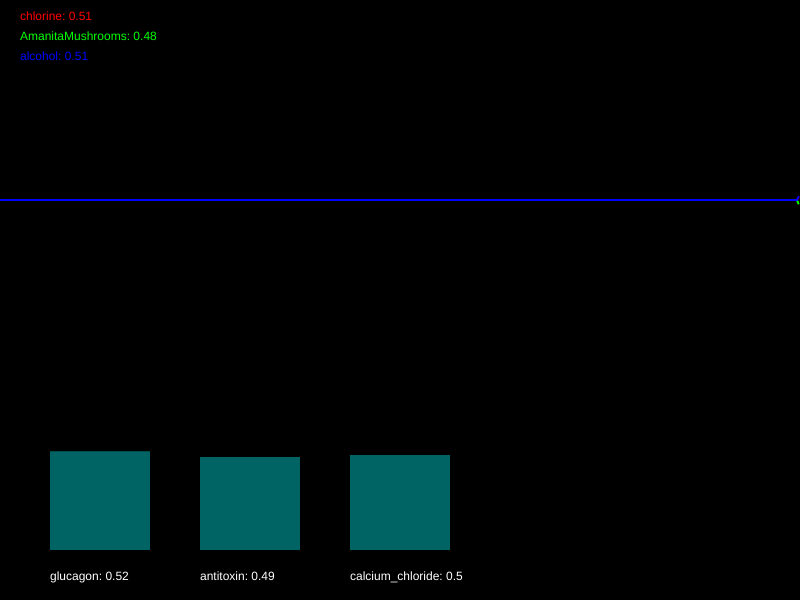
Frame 1 (no input)
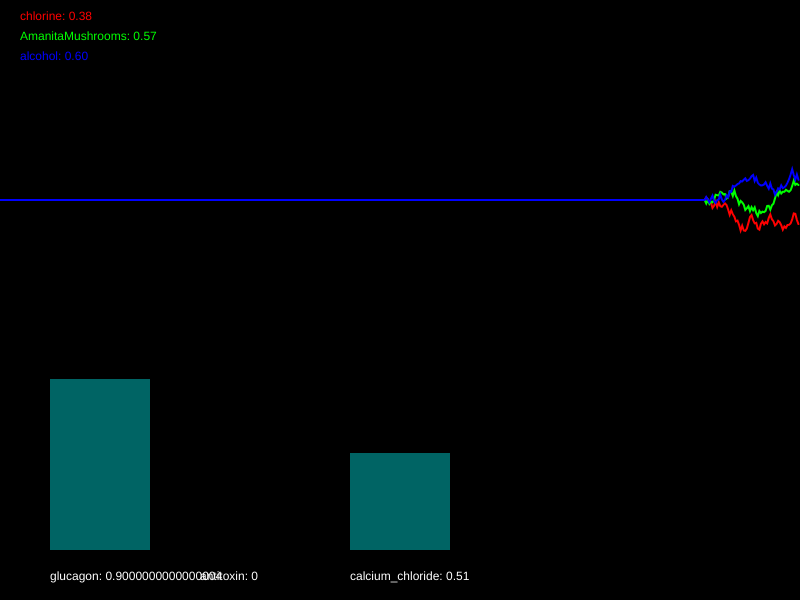
Frame 60 (no input)
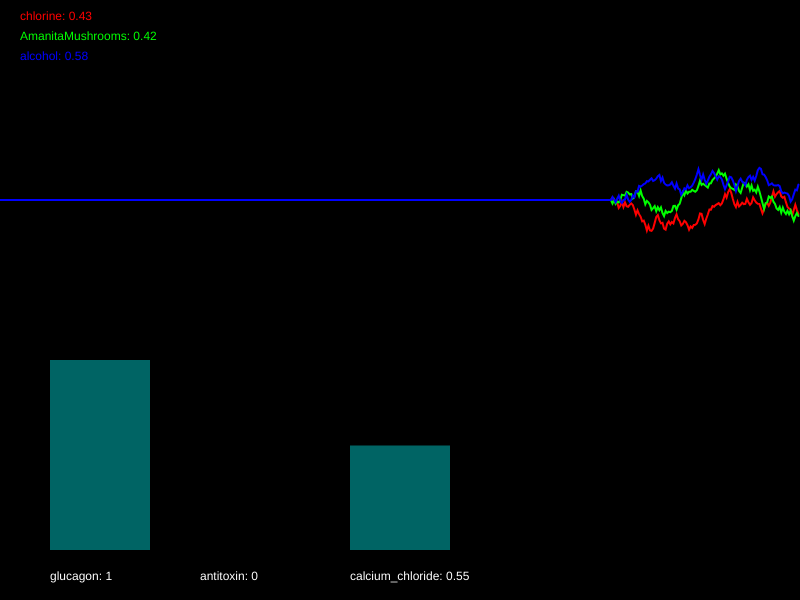
Frame 120 (the mouse pressed at the canvas centre since frame 60)

The p5.js sketch that drew these frames (run headless with seeded random() and noise() and a simulated clock; from frame 60 on, the mouse is pressed at the canvas centre):

// p5.js sketch
// ── sketch.js
/*

Officer: tchow004
CaseNum: 401-0-45195281-1906165

Case 401 - The Case of Norbert's Weiner Stand
Stage 1 - Noxious Weiner

Console city has been plunged into chaos. The notorious poisoner Norbert has struck the
population down with a potent poison. Word has it that he is smuggling his venomous filth
via a streetside weiner stand. Hundreds of people have been affected, and the municipal
water company tells me that their sewers are at full capacity. This is no laughing matter.
I need you to head down to our lab and work on an antidote.

You must develop the antidote by using conditional statements in the draw loop to
do the following:


You must develop the antidote by using conditional statements in the draw loop to
do the following.

	- If AmanitaMushrooms dips below 0.4, decrease glucagon by 0.04
	- When alcohol dips below 0.55, raise glucagon by 0.02
	- If alcohol goes above 0.3, reduce antitoxin by 0.01
	- If chlorine goes above 0.71, try increasing antitoxin by 0.03
	- If alcohol dips below 0.34, reduce calcium_chloride by 0.01
	- When AmanitaMushrooms dips below 0.43, increment calcium_chloride by 0.01


Your conditional statements should:

consider the following poisons:

	- chlorine
	- AmanitaMushrooms
	- alcohol


and modify the following antidotes:

	- glucagon
	- antitoxin
	- calcium_chloride


- There are many ways to complete this task but you should only use the
following commands:

	if(){}
	+=
	-=

*/

//Declare the poison variables
var chlorine;
var AmanitaMushrooms;
var alcohol;


//Declare the antidote variables
var glucagon;
var antitoxin;
var calcium_chloride;


//This variable is used for drawing the graph
var graphs;


function setup()
{

	createCanvas(800,600);
	strokeWeight(2);

	//initialise the poisons and antidotes
	chlorine = 0.5;
	AmanitaMushrooms = 0.5;
	alcohol = 0.5;
	glucagon = 0.5;
	antitoxin = 0.5;
	calcium_chloride = 0.5;


	//fills the graph with empty values
	graphs = [];

	for(var i = 0; i < 3; i++)
	{
		graphs.push([]);
		for(var j = 0; j < 512; j++)
		{
			graphs[i].push(0.5);
		}
	}

}

function draw()
{

	//Develop the antidote below
	//Write conditional statements to change the amount of each substance ...
//- If AmanitaMushrooms dips below 0.4, decrease glucagon by 0.04
//	- When alcohol dips below 0.55, raise glucagon by 0.02
//	- If alcohol goes above 0.3, reduce antitoxin by 0.01
//	- If chlorine goes above 0.71, try increasing antitoxin by 0.03
//	- If alcohol dips below 0.34, reduce calcium_chloride by 0.01
//	- When AmanitaMushrooms dips below 0.43, increment calcium_chloride by 0.01
    if(AmanitaMushrooms < 0.4)
    {
        glucagon -= 0.04;
    }
    if(alcohol < 0.55)
    {
        glucagon += 0.02;
    }
    if(alcohol > 0.3)
    {
        antitoxin -= 0.01;
    }
    if(chlorine > 0.71)
    {
        antitoxin += 0.03;
    }
    if(alcohol < 0.34)
    {
        calcium_chloride -= 0.01;
    }
    if(AmanitaMushrooms < 0.43)
    {
        calcium_chloride += 0.01;
    }

	//////////////////////////////////////////////////////

	//the code below generates new values using random numbers

	/*
		For testing, you might want to temporarily comment out
		these lines and set the same variables to constant values
		instead.
	*/

	chlorine = nextValue(graphs[0],chlorine);
	AmanitaMushrooms = nextValue(graphs[1],AmanitaMushrooms);
	alcohol = nextValue(graphs[2],alcohol);


	glucagon = constrain(glucagon, 0, 1);
	antitoxin = constrain(antitoxin, 0, 1);
	calcium_chloride = constrain(calcium_chloride, 0, 1);


	///////// DO NOT CHANGE THE CODE BELOW ///////////

	//drawing code

	// set background
	background(0);
	noFill();

	//draw the graphs for the vitals
	var colors = [
	color(255, 0, 0),
	color(0, 255, 0),
	color(0, 0, 255),
	color(255, 0, 255),
	color(255, 255, 0),
	color(0, 255, 255)
	];

	for(var i = 0; i < graphs.length; i++)
	{
		stroke(colors[i]);
		drawGraph(graphs[i]);
	}

	//draw the poisons as text
	noStroke();
	fill(colors[0]);
	text('chlorine: ' + nf(chlorine,1,2), 20,20);
	fill(colors[1]);
	text('AmanitaMushrooms: ' + nf(AmanitaMushrooms,1,2), 20,40);
	fill(colors[2]);
	text('alcohol: ' + nf(alcohol,1,2), 20,60);


	//draw the antidotes bar chart
	drawBar(glucagon,50,'glucagon');
	drawBar(antitoxin,200,'antitoxin');
	drawBar(calcium_chloride,350,'calcium_chloride');


}

function nextValue(graph, val)
{
	//gets the next value for a vital and puts it in an array for drawing
	var delta = random(-0.03,0.03);

	val += delta;
	if(val > 1 || val < 0)
	{
		delta *= -1;
		val += delta * 2;
	}

	graph.push(val)
	graph.shift();
	return val;
}

function drawGraph(graph)
{
	//draws an array as a graph
	beginShape();
	for(var i = 0; i < graph.length; i++)
	{
			vertex(width * i/512, height * 0.5 - graph[i]* height/3)
	}
	endShape();
}


function drawBar(val, x, name)
{
	//draws the bars for bar chart
    noStroke();
    fill(0,100,100);
	var mh = height * 0.4 - 50;
	rect(x,(height - 50) - val*mh, 100, val*mh);
    fill(255);
	text(name + ": " + val, x, height - 20);
}
